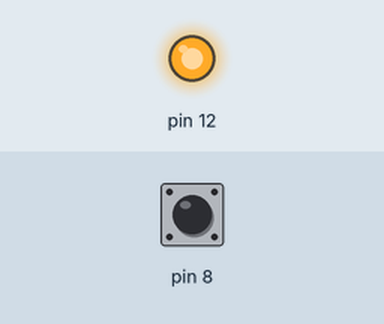
Simulated run of this sketch. Board: Arduino Uno, built with avr-gcc and run on an emulated ATmega328P. Shown: output pins drawn as LEDs (lit = HIGH). Inputs (shaded band) come from the test bench; at power-on: pin 8 HIGH.

Above: at 1.2 s.
1.3 s: pin 8 pulled LOW for 0.15 s
At 1.37 s:
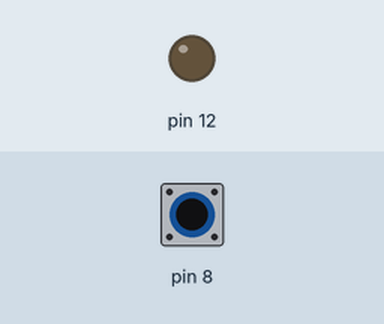
2.9 s: pin 8 pulled LOW for 3.2 s
At 6.5 s:
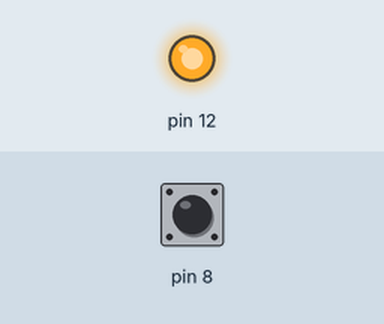
Timing chart, 0 to 8.0 s (numbered marks = the images above; inputs shaded):
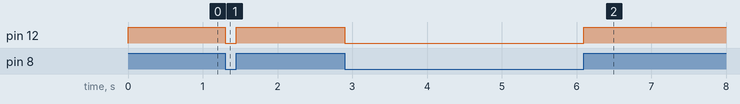

The sketch:

2.LED_with_Switch.ino
```cpp
void setup() {
  // Set the digital pin 8 as an INPUT with internal pull-up resistor enabled
  pinMode(8, INPUT_PULLUP);
  // Set the digital pin 12 as an OUTPUT
  pinMode(12, OUTPUT);
}

void loop() {
  // Check if the switch is pressed (LOW due to the pull-up resistor)
  if (digitalRead(8) == HIGH) {
    // Turn the LED ON (HIGH)
    digitalWrite(12, HIGH);
  } else {
    // Turn the LED OFF (LOW)
    digitalWrite(12, LOW);
  }
}
```

Measured:
- after the input at 1.3 s, pin 12: HIGH → LOW at once, → HIGH 0.15 s later
- after the input at 2.9 s, pin 12: HIGH → LOW at once, → HIGH 3.2 s later
